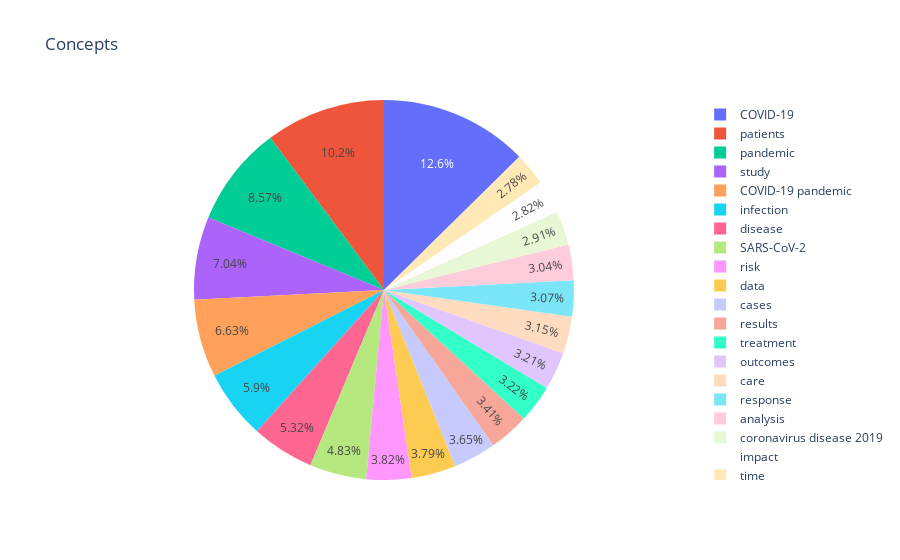

The cell this chart's notebook holds for it:
### Code cell
fig = px.pie(df_select[:20], values='relevance', names='concept', title='Concepts')
fig.show()

### Figure 1 — Plotly figure (JSON) as saved in the notebook; plotly's stock layout.template omitted (floating-point values rounded to 4 significant figures)
{"data": [{"domain": {"x": [0, 1], "y": [0, 1]}, "hovertemplate": "concept=%{label}<br>relevance=%{value}<extra></extra>", "labels": ["COVID-19", "patients", "pandemic", "study", "COVID-19 pandemic", "infection", "disease", "SARS-CoV-2", "risk", "data", "cases", "results", "treatment", "outcomes", "care", "response", "analysis", "coronavirus disease 2019", "impact", "time"], "legendgroup": "", "name": "", "showlegend": true, "type": "pie", "values": [11530.0, 9319.0, 7819.0, 6429.0, 6055.0, 5383.0, 4857.0, 4410.0, 3490.0, 3459.0, 3332.0, 3108.0, 2935.0, 2934.0, 2873.0, 2804.0, 2775.0, 2658.0, 2576.0, 2542.0]}], "layout": {"legend": {"tracegroupgap": 0}, "title": {"text": "Concepts"}}}
